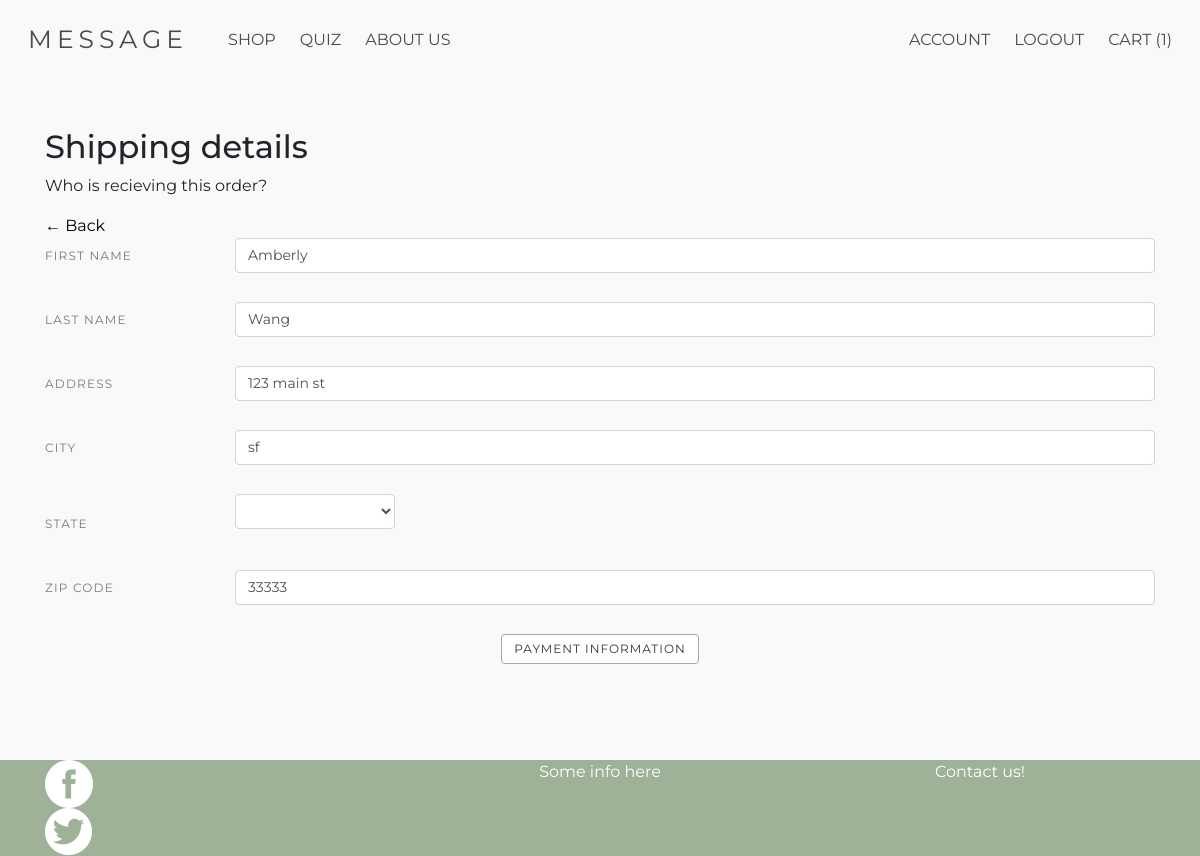
The app's page /shipping (signed in), older data.
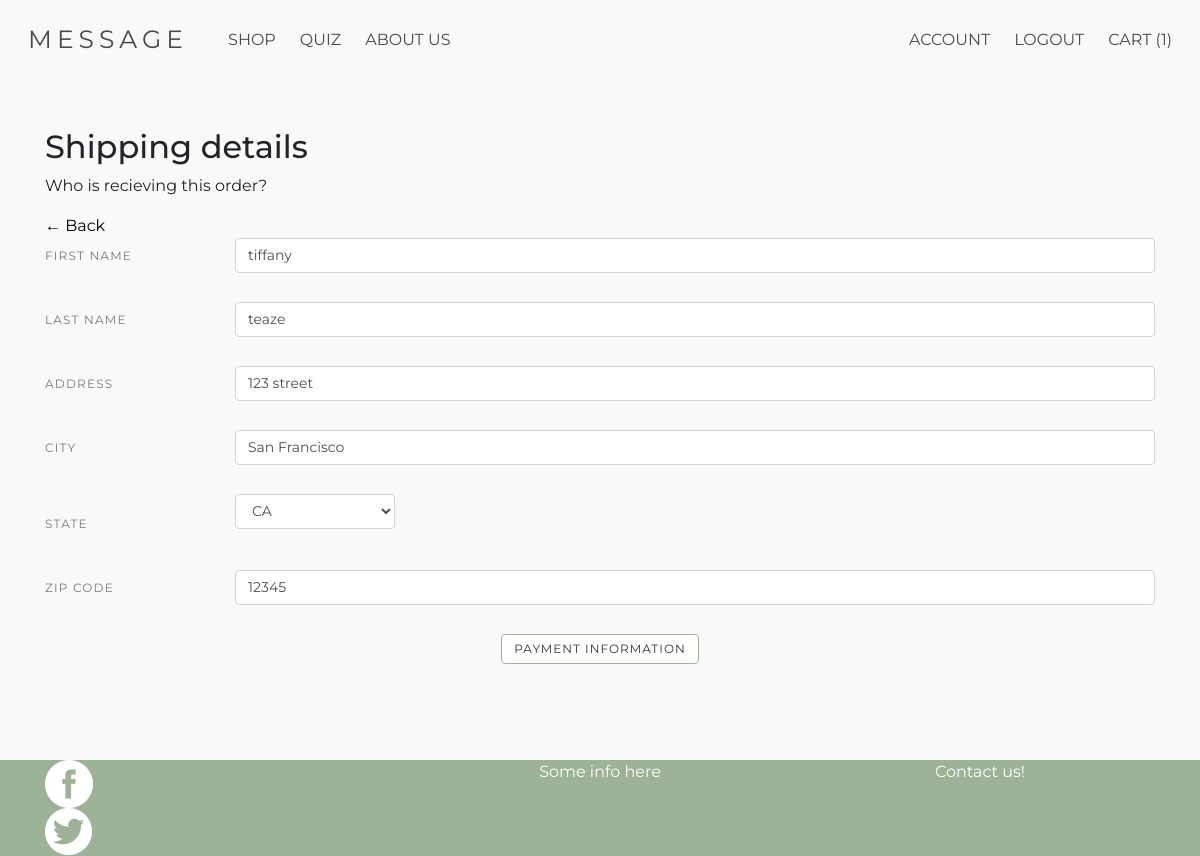
The same page, newer data.
### models.py (models this page shows, shortened)
class Order(Model):
    user = ForeignKeyField(model=User, backref='order')
    order_date = DateTimeField(default=datetime.datetime.now())
    total_cost = IntegerField(default=0)
    date_created = DateTimeField(default=datetime.datetime.now())
    recipient_fname = CharField(default="")
    recipient_lname = CharField(default="")
    recipient_street_address = CharField(default="")
    recipient_city = CharField(default="")
    recipient_state = CharField(default="")
    recipient_postal_code = CharField(default="")
    purchased = BooleanField(default=False)
    class Meta:
        database = DATABASE

### app.py (the view, shortened to what this page needs)
@app.route('/shipping', methods=["GET", "POST"])
@login_required
def shipping():
    if current_user.is_authenticated:
        user=current_user
        cartq = cart_quantity(user)
    else:
        cartq=0
    form = forms.ShippingForm()
    user = current_user
    order = models.Order.get(models.Order.user_id == user.id, models.Order.purchased == False)
    return render_template("shipping.html", order=order, form=form, cartq=cartq)

### app.py (called while the page is built)
def cart_quantity(user):
    order= models.Order.select().where(models.Order.user_id ==user.id, models.Order.purchased == False).get()
    cartq = 0
    cart = models.OrderDetails.select().where(models.OrderDetails.order_id == order)
    for item in cart:
        cartq += item.quantity
    return cartq

@login_manager.user_loader
def load_user(userid):
    try:
        return models.User.get(models.User.id == userid)
    except models.DoesNotExist:
        return None

@app.before_request
def before_request():
    g.db = models.DATABASE
    g.db.connect()
    g.user = current_user

@app.after_request
def after_request(response):
    g.db.close()
    return response

### templates/shipping.html (shortened to what this page needs)
{% extends "layout.html" %}
{% from "macros.html" import field_error %}
{% block content %}
<div class="shipping-container">
<div class="container">
<h2>Shipping details</h2>
<p>Who is recieving this order?</p>
<a href="/cart">&#8592; Back</a>
<form method="POST" action="" class="form">
    <div class="form-group row">
        {{form.recipient_fname.label(class="col-sm-2 menu-label")}}
        <div class="col-sm-10">
            {{form.recipient_fname(value=order.recipient_fname, class="form-control")}}
        </div>
    </div>
    <div class="form-group row">
        {{form.recipient_lname.label(class="col-sm-2 menu-label")}}
        <div class="col-sm-10">
            {{form.recipient_lname(value=order.recipient_lname, class="form-control")}}
        </div>
    </div>
    <div class="form-group row">
        {{form.recipient_street_address.label(class="col-sm-2 menu-label")}}
        <div class="col-sm-10">
            {{form.recipient_street_address(value=order.recipient_street_address, class="form-control")}}
        </div>
    </div>
    <div class="form-group row">
        {{form.recipient_city.label(class="col-sm-2 menu-label")}}
        <div class="col-sm-10">
            {{form.recipient_city(value=order.recipient_city, class="form-control")}}
        </div>
    </div>
    <div class="form-group row">
        {{form.recipient_state.label(class="col-sm-2 menu-label")}}
        <div class="col-sm-2">
            {{form.recipient_state(class="hacky form-control")}}
        </div>
    </div>
    <div class="form-group row">
        {{form.recipient_postal_code.label(class="col-sm-2 menu-label")}}
        <div class="col-sm-10">
            {{form.recipient_postal_code(value=order.recipient_postal_code, class="form-control")}}
        </div>
    </div>
    <div class="row justify-content-center">
        <button class="button" type="submit">Payment Information</button>
    </div>
</form>
</div>
</div>
{% endblock %}

Row changes from the older to the newer data that the page shows:
no longer on this page (row edited): Order: recipient_fname "Amberly", recipient_lname "Wang", recipient_street_address "123 main st", recipient_city "sf", recipient_postal_code "33333"
added Order: recipient_fname "tiffany", recipient_lname "teaze", recipient_street_address "123 street", recipient_city "San Francisco", recipient_state "CA", recipient_postal_code "12345"
